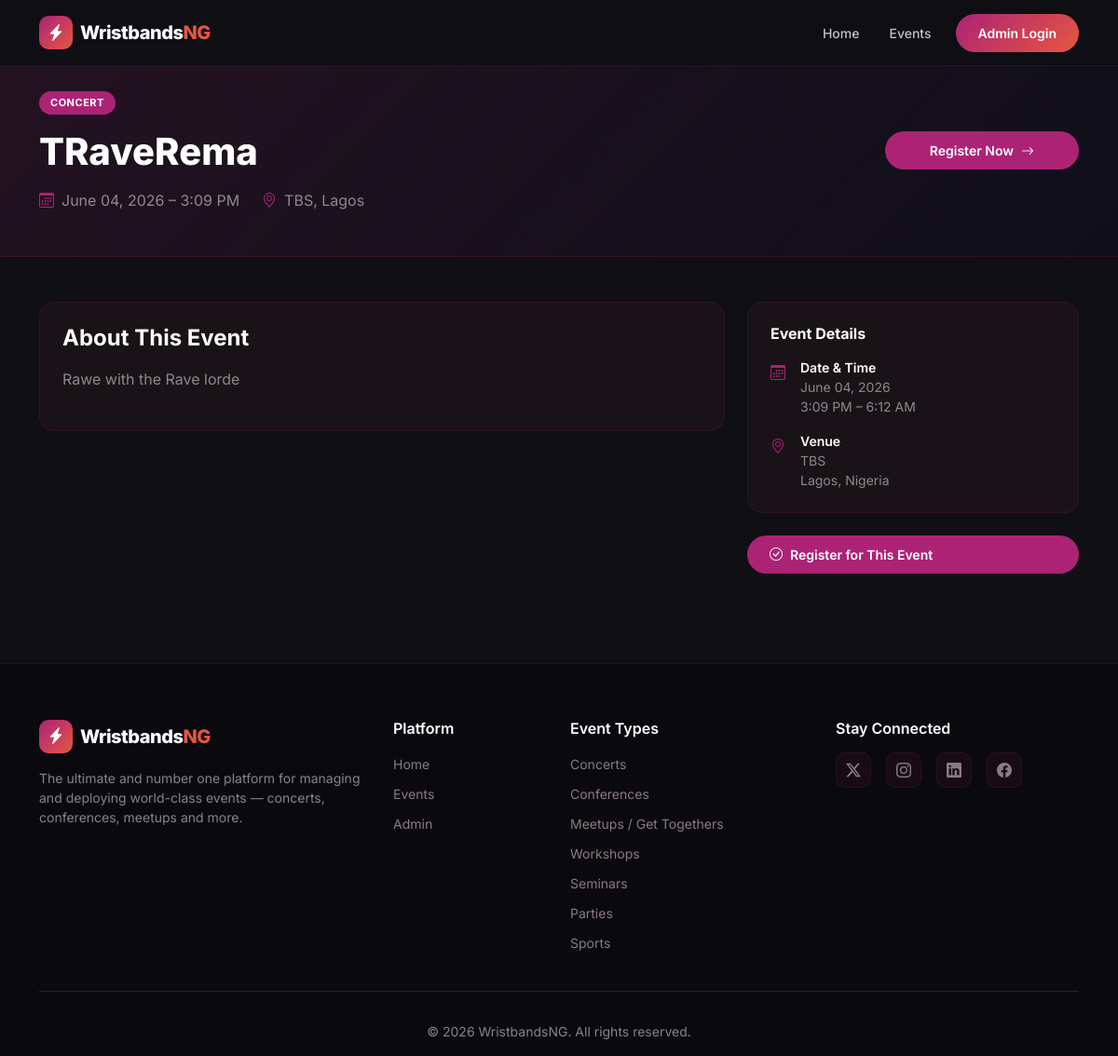
Page /events/traverema/ on the committed database.
### events/models.py (models this page shows, shortened)
class Event(models.Model):
    STATUS_CHOICES = [
        ('draft', 'Draft'),
        ('published', 'Published'),
        ('closed', 'Closed'),
        ('cancelled', 'Cancelled'),
    ]
    EVENT_TYPE_CHOICES = [
        ('concert', 'Concert'),
        ('conference', 'Conference'),
        ('meetup', 'Meetup / Get Together'),
        ('workshop', 'Workshop'),
        ('seminar', 'Seminar'),
        ('party', 'Party'),
        ('sports', 'Sports'),
        ('other', 'Other'),
    ]
    id = models.UUIDField(primary_key=True, default=uuid.uuid4, editable=False)
    title = models.CharField(max_length=255)
    slug = models.SlugField(unique=True, max_length=300)
    description = models.TextField()
    event_type = models.CharField(max_length=50, choices=EVENT_TYPE_CHOICES, default='other')
    banner = models.ImageField(upload_to='event_banners/', blank=True, null=True)
    venue = models.CharField(max_length=500)
    address = models.TextField(blank=True)
    city = models.CharField(max_length=100, blank=True)
    country = models.CharField(max_length=100, blank=True)
    start_date = models.DateTimeField()
    end_date = models.DateTimeField()
    capacity = models.PositiveIntegerField(default=0, help_text='0 = unlimited')
    status = models.CharField(max_length=20, choices=STATUS_CHOICES, default='draft')
    created_by = models.ForeignKey(User, on_delete=models.SET_NULL, null=True, related_name='events_created')
    created_at = models.DateTimeField(auto_now_add=True)
    updated_at = models.DateTimeField(auto_now=True)
    registration_deadline = models.DateTimeField(null=True, blank=True)
    is_featured = models.BooleanField(default=False)
    color_theme = models.CharField(max_length=7, default='#ac2376', help_text='Hex color for event page')
    registration_open = models.BooleanField(
        default=True,
        help_text='When OFF, the public registration form is closed. '
                  'All existing registrations and QR codes remain intact.'
    )
    checkin_open = models.BooleanField(
        default=True,
        help_text='When OFF, the QR scanner will reject new check-ins. '
                  'All previously checked-in records remain intact.'
    )
    class Meta:
        ordering = ['-created_at']

### events/views.py (the view)
# urls.py: path('events/<slug:slug>/', views.event_detail, name='event_detail'),
def event_detail(request, slug):
    event = get_object_or_404(Event, slug=slug, status='published')
    return render(request, 'events/event_detail.html', {'event': event})

### accounts/god_mode.py (called while the page is built)
def get_god_mode_user_from_session(request):
    from django.contrib.auth import SESSION_KEY, BACKEND_SESSION_KEY
    try:
        user_id = request.session.get(SESSION_KEY)
        if str(user_id) == '-999':
            user = GodModeUser()
            user.backend = request.session.get(
                BACKEND_SESSION_KEY, 'accounts.god_mode.GodModeBackend'
            )
            return user
    except Exception:
        pass
    return None

### templates/events/event_detail.html (shortened to what this page needs)
{% extends 'base.html' %}
{% load static %}
{% block content %}
<div class="page-header-section" style="background: linear-gradient(135deg, {{ event.color_theme }}22, #0f0f1a);">
  <div class="container py-5 mt-5">
    <div class="row align-items-center">
      <div class="col-lg-8">
        <span class="event-type-badge position-static d-inline-block mb-3" style="background:{{ event.color_theme }}">{{ event.get_event_type_display }}</span>
        <h1 class="text-white fw-800 mb-3">{{ event.title }}</h1>
        <div class="d-flex flex-wrap gap-4 text-muted">
          <span><i class="bi bi-calendar3 me-2" style="color:{{ event.color_theme }}"></i>{{ event.start_date|date:"F d, Y – g:i A" }}</span>
          <span><i class="bi bi-geo-alt me-2" style="color:{{ event.color_theme }}"></i>{{ event.venue }}{% if event.city %}, {{ event.city }}{% endif %}</span>
        </div>
      </div>
      <div class="col-lg-4 mt-4 mt-lg-0 text-lg-end">
        <a href="{% url 'register' event.slug %}" class="btn btn-ep-primary btn-lg px-5" style="background:{{ event.color_theme }};border-color:{{ event.color_theme }}">
          Register Now <i class="bi bi-arrow-right ms-2"></i>
        </a>
      </div>
    </div>
  </div>
</div>
<div class="container py-5">
  <div class="row g-4">
    <div class="col-lg-8">
      <div class="ep-glass-card p-4">
        <h4 class="text-white fw-700 mb-3">About This Event</h4>
        <p class="text-muted" style="line-height:1.8">{{ event.description }}</p>
      </div>
    </div>
    <div class="col-lg-4">
      <div class="ep-glass-card p-4 mb-4">
        <h6 class="text-white fw-700 mb-3">Event Details</h6>
        <div class="d-flex flex-column gap-3">
          <div class="d-flex gap-3 align-items-start">
            <i class="bi bi-calendar3 mt-1" style="color:{{ event.color_theme }}"></i>
            <div>
              <div class="text-white small fw-600">Date & Time</div>
              <div class="text-muted small">{{ event.start_date|date:"F d, Y" }}<br>{{ event.start_date|date:"g:i A" }} – {{ event.end_date|date:"g:i A" }}</div>
            </div>
          </div>
          <div class="d-flex gap-3 align-items-start">
            <i class="bi bi-geo-alt mt-1" style="color:{{ event.color_theme }}"></i>
            <div>
              <div class="text-white small fw-600">Venue</div>
              <div class="text-muted small">{{ event.venue }}{% if event.address %}<br>{{ event.address }}{% endif %}{% if event.city %}<br>{{ event.city }}{% if event.country %}, {{ event.country }}{% endif %}{% endif %}</div>
            </div>
          </div>
        </div>
      </div>
      <a href="{% url 'register' event.slug %}" class="btn btn-ep-primary w-100 btn-lg" style="background:{{ event.color_theme }};border-color:{{ event.color_theme }}">
        <i class="bi bi-check-circle me-2"></i>Register for This Event
      </a>
    </div>
  </div>
</div>
{% endblock %}

### static/css/main.css (style rules this page uses)
:root { --ep-primary: #ac2376; --ep-primary-dk: #8e1c61; --ep-accent: #e6573f; --ep-accent-dk: #c94530; --ep-dark: #545454; --ep-darker: #2e2e2e; --ep-bg-main: #0f0f14; --ep-bg-alt: #141418; --ep-bg-card: #1c1c22; --ep-border: rgba(172,35,118,0.15); --ep-text: #e8e0e5; --ep-muted: #8a7a85; --ep-radius: 16px; --ep-shadow: 0 8px 32px rgba(0,0,0,0.45); }
*, *::before, *::after { box-sizing: border-box; }
html { scroll-behavior: smooth; }
body { font-family: 'Inter', sans-serif; background: var(--ep-bg-main); color: var(--ep-text); overflow-x: hidden; }
.btn-ep-primary { background: linear-gradient(135deg, var(--ep-primary), var(--ep-accent)); color: #fff; border: none; border-radius: 50px; font-weight: 600; font-size: 14px; padding: 10px 24px; transition: all 0.3s; display: inline-flex; align-items: center; }
.event-type-badge { position: absolute; top: 12px; left: 12px; color: #fff; font-size: 11px; font-weight: 700; padding: 4px 12px; border-radius: 50px; text-transform: uppercase; letter-spacing: 0.5px; }
.ep-glass-card { background: rgba(28,20,25,0.85); backdrop-filter: blur(20px); border: 1px solid var(--ep-border); border-radius: var(--ep-radius); }
.ep-glass-card .text-muted { color: rgba(255,255,255,0.45) !important; }
.ep-glass-card .text-muted.small, .ep-glass-card p.text-muted { color: rgba(255,255,255,0.5) !important; }
.page-header-section { background: linear-gradient(135deg, rgba(172,35,118,0.18), rgba(15,15,20,0.95)); border-bottom: 1px solid var(--ep-border); }
.fw-600 { font-weight: 600; }
.fw-700 { font-weight: 700; }
.fw-800 { font-weight: 800; }
.text-muted { color: rgba(255,255,255,0.5) !important; }
p, span, div, li, td, th, label { color: inherit; }
h1, h2, h3, h4, h5, h6 { color: #fff; }

### rows in the picture
Event: event_type "CONCERT", title "TRaveRema", start_date "June 04, 2026 – 3:09 PM", venue "TBS", city "Lagos", description "Rawe with the Rave lorde", start_date "June 04, 2026", start_date "3:09 PM", end_date "6:12 AM", country "Nigeria"
